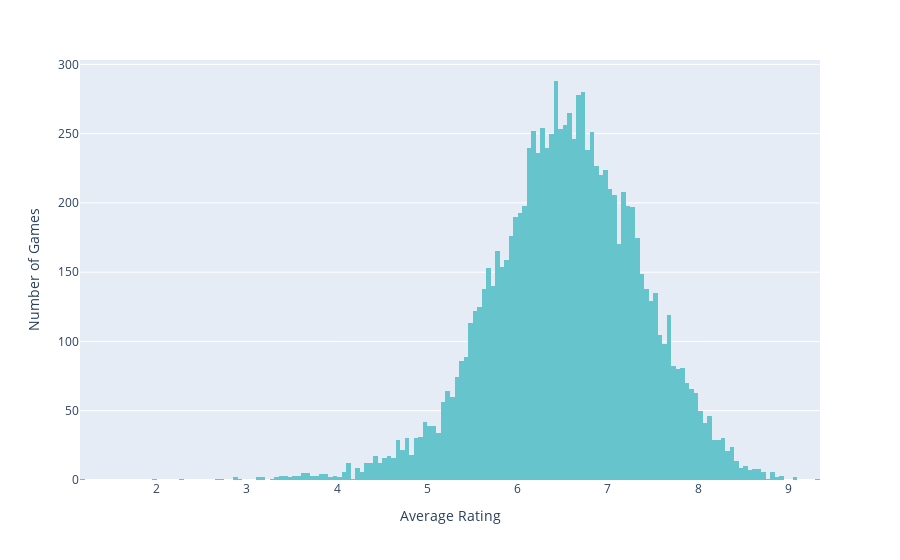

The notebook cell this image was saved under:
### Markdown cell above
Board Game Geek Uses a 1-10 Rating system with the following values: 

- 10 - Outstanding. Always want to play and expect this will never change.

- 9 - Excellent game. Always want to play it.

- 8 - Very good game. I like to play. Probably I'll suggest it and will never turn down a game.

- 7 - Good game, usually willing to play.

- 6 - Ok game, some fun or challenge at least, will play sporadically if in the right mood.

- 5 - Average game, slightly boring, take it or leave it.

- 4 - Not so good, it doesn't get me but could be talked into it on occasion.

- 3 - Likely won't play this again although could be convinced. Bad.

- 2 - Extremely annoying game, won't play this ever again.

- 1 - Defies description of a game. You won't catch me dead playing this. Clearly broken.


Only games that have at least 30 User Ratings are eligible to join the site Ranking for top games.

### Code cell
fig = px.histogram(modern_boardgames_df, x= 'AvgRating', color_discrete_sequence = color_pallete)
fig.update_layout(
    xaxis_title_text='Average Rating', # xaxis label
    yaxis_title_text='Number of Games', # yaxis label
)

fig.show()

### Figure 1 — Plotly figure (JSON) as saved in the notebook; plotly's stock layout.template omitted (floating-point values rounded to 4 significant figures; data arrays with more than 128 entries replaced by an {"elided": "..."} marker saying what was removed)
{"data": [{"alignmentgroup": "True", "bingroup": "x", "hovertemplate": "AvgRating=%{x}<br>count=%{y}<extra></extra>", "legendgroup": "", "marker": {"color": "rgb(102, 197, 204)", "pattern": {"shape": ""}}, "name": "", "offsetgroup": "", "orientation": "v", "showlegend": false, "type": "histogram", "x": {"elided": "10489 float values"}, "xaxis": "x", "yaxis": "y"}], "layout": {"barmode": "relative", "legend": {"tracegroupgap": 0}, "margin": {"t": 60}, "xaxis": {"anchor": "y", "domain": [0, 1], "title": {"text": "Average Rating"}}, "yaxis": {"anchor": "x", "domain": [0, 1], "title": {"text": "Number of Games"}}}}
